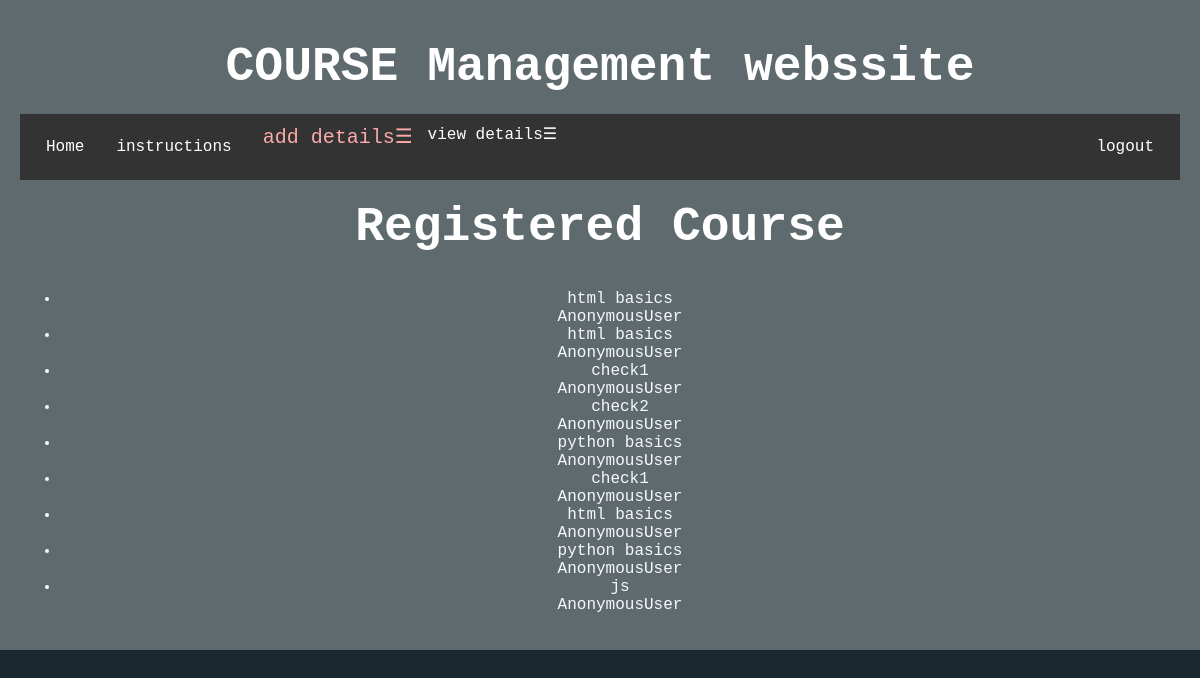
/registered_events/, run on the app's committed database.
### events/models.py (models this page shows, shortened)
class UserEvent(models.Model):
    user = models.ForeignKey(User, on_delete=models.CASCADE)
    event = models.ForeignKey(Event, on_delete=models.CASCADE)
    registered = models.BooleanField(default=False)

class Event(models.Model):
    event_id = models.AutoField(primary_key=True, default=1)
    event_name = models.CharField(max_length=100)
    event_venue = models.CharField(max_length=100)
    event_start_time = models.DateTimeField()
    event_end_time = models.DateTimeField()

### events/views.py (the view)
# urls.py: path('registered_events/', event_views.registered_events, name='registered_events'),
def registered_events(request):
    user_events = UserEvent.objects.filter( registered=True)
    return render(request, 'registered_events.html', {'user_events': user_events})

### events/templates/registered_events.html (shortened to what this page needs)
<!DOCTYPE html>
<html>
<head>
</head>
<body>    <div class="header">
        <h1>COURSE Management webssite</h1>
      <div class="navbar" id="myNavbar">
        <ul>
            <li><a href="{% url 'admin_home' %}">Home</a></li>
            <li><a href="{% url 'instructionsadmin' %}">instructions</a></li>
            <li class="dropdown">
                <span class="menu-icon" onclick="toggleDropdown()">add details&#9776;</span>
             <li class="dropdown">
                <span onclick="toggleDropdown()">view details&#9776;</span>
            </li>
            </li>
            <div class="ng"><li><a href="{% url 'login' %}">logout</a></li></div>
        </ul>
    </div>
    <h1>Registered Course</h1>
    {% if user_events %}
        <ul>
            {% for user_event in user_events %}
                <th><td><li>{{ user_event.event.event_name }}</li></td>
            <td>{{user}}</td></th>
            {% endfor %}
        </ul>
    {% else %}
        <p>No registered courses.</p>
    {% endif %}
</body>
</html>

### events/templates/registered_events.html (style rules this page uses)
body { margin: 0; padding: 0; font-family: 'Courier New', monospace; color: ghostwhite; background-color: #1A2930; }
.header { background-color: rgba(255, 255, 255,0.3); padding: 20px; text-align: center; position: relative; z-index: 3; }
h1 { color: white; font-size: 48px; margin: 0; padding: 20px; }
.navbar { background-color: #333; color: #fff; padding: 10px; }
.navbar ul { list-style-type: none; margin: 0; padding: 0; overflow: hidden; }
.navbar li { float: left; }
.ng { float:right; }
.navbar li a { display: block; color: #fff; text-align: center; padding: 14px 16px; text-decoration: none; }
.dropdown { position: relative; display:block; cursor:wait; }
.menu-icon { cursor: wait; color: #fba9a9; font-size: 20px; padding: 15px; }

### data on the page
UserEvent: event.event_name "html basics", user "AnonymousUser"
UserEvent: event.event_name "html basics", user "AnonymousUser"
UserEvent: event.event_name "check1", user "AnonymousUser"
UserEvent: event.event_name "check2", user "AnonymousUser"
UserEvent: event.event_name "python basics", user "AnonymousUser"
UserEvent: event.event_name "check1", user "AnonymousUser"
UserEvent: event.event_name "html basics", user "AnonymousUser"
UserEvent: event.event_name "python basics", user "AnonymousUser"
UserEvent: event.event_name "js", user "AnonymousUser"
